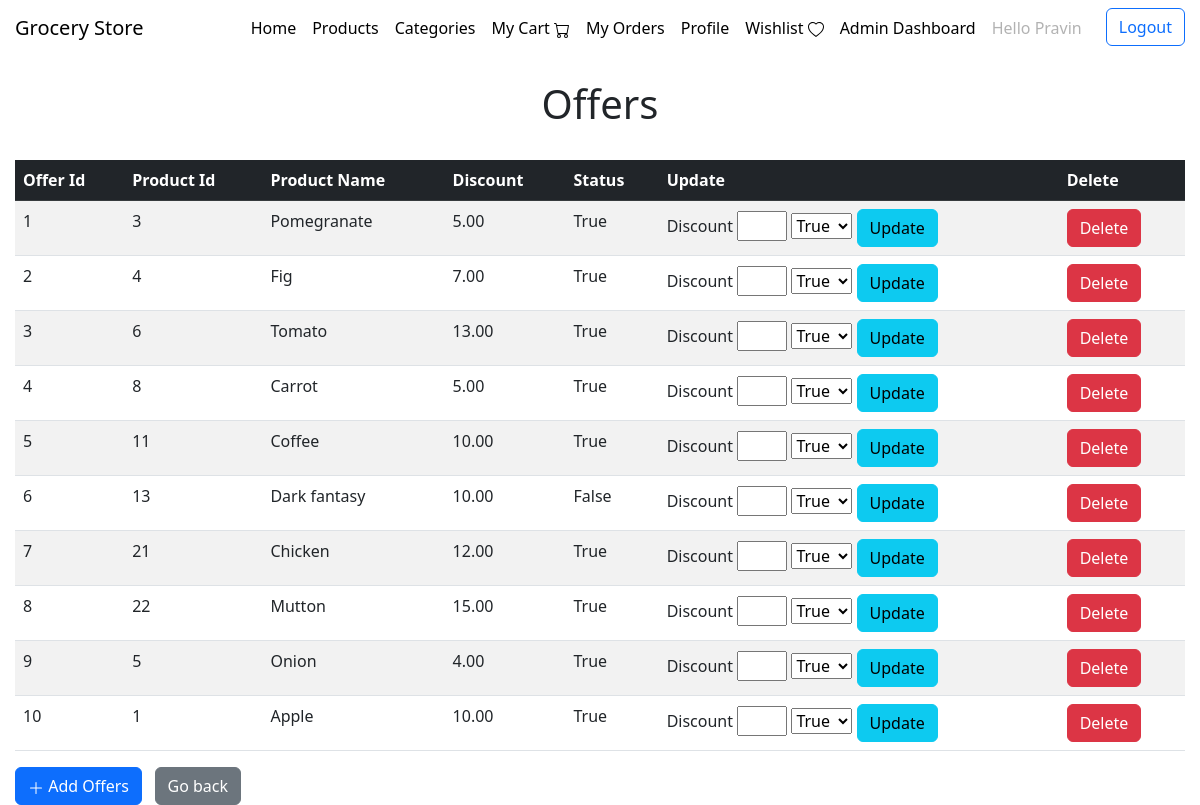
The app's page /offer (signed in) with its own data.
### application/models.py (models this page shows)
class User(db.Model, UserMixin):
    __tablename__ = 'user'
    id = db.Column(db.Integer(), primary_key = True, nullable = False, autoincrement=True)
    name = db.Column(db.String(50), nullable=False)
    username = db.Column(db.String(50), nullable=False, unique=True)
    password = db.Column(db.String(50), nullable=False)
    email = db.Column(db.String(), unique = True)
    mobile = db.Column(db.Integer(), unique=True)
    address = db.Column(db.String(250))
    role = db.Column(db.String(5), nullable=False, default='user')
    orders = db.relationship('Order', backref='user', lazy = True)
    cart_products = db.relationship('Cart', backref='user', lazy = True)
    wishlist = db.relationship('Wishlist', backref='user', lazy = True)
    vouchers = db.relationship('Voucher', backref='user', lazy = True)

class Offers(db.Model):
    __tablename__ = 'offers'
    offer_id = db.Column(db.Integer(), primary_key = True, autoincrement=True)
    product_id = db.Column(db.Integer(), db.ForeignKey("product.p_id"), unique=True)
    discount = db.Column(db.Numeric(2,2), nullable=False)
    active = db.Column(db.Boolean(), nullable=False, default=True)

class Product(db.Model):
    __tablename__ = 'product'
    p_id = db.Column(db.Integer(), primary_key = True, autoincrement=True)
    p_name = db.Column(db.String(50), nullable=False, unique = True)
    unit = db.Column(db.String(), nullable = False)
    price = db.Column(db.Numeric(6,2), nullable=False)
    description = db.Column(db.String())
    stock = db.Column(db.Integer(), nullable = False)
    created_at = db.Column(db.DateTime(), nullable=False, default=datetime.now())
    net_weight = db.Column(db.String())
    pkg_date = db.Column(db.String())
    ratings = db.Column(db.Numeric(1,1), default=0)
    image = db.Column(db.String())
    ctg_id  = db.Column(db.Integer(), db.ForeignKey('category.c_id'), nullable=False)
    offer = db.Relationship('Offers', backref='product', uselist=False) # one-to-one relationship

### application/controllers/admin_controls.py (the view)
@app.route('/offer', methods=["GET", "POST"])
@login_required
def offers():
    if current_user.role=='admin': # type: ignore
        offers = Offers.query.all()
        return render_template('admin/offers.html', offers=offers)
    else:
        return "<center><h2>Only admin can access it</h2></center>"

### application/controllers/login_controls.py (called while the page is built)
@login_manager.user_loader
def load_user(user_id):
    return User.query.get(user_id)

### templates/admin/offers.html (shortened to what this page needs)
<!DOCTYPE html>
<html lang="en">
<head>
    <link href="https://cdn.jsdelivr.net/npm/bootstrap@5.3.0-alpha3/dist/css/bootstrap.min.css" rel="stylesheet">
    <link href="/static/css/style.css" rel="stylesheet">
</head>
<body>
    {% include 'navbar.html' %}
    <h1 style="text-align: center;"> Offers </h1>   <br>
        {% if offers|length == 0 %}
        <h2><svg xmlns="http://www.w3.org/2000/svg" width="16" height="16" fill="currentColor" class="bi bi-plus-lg" viewBox="0 0 16 16">
          <path fill-rule="evenodd" d="M8 2a.5.5 0 0 1 .5.5v5h5a.5.5 0 0 1 0 1h-5v5a.5.5 0 0 1-1 0v-5h-5a.5.5 0 0 1 0-1h5v-5A.5.5 0 0 1 8 2Z"/>
        </svg> Add the Offers to a Product!!! </h2>
        {% else %}
        <table class="table table-striped" id = "off-detail">
            <thead>
              <tr class="table-dark">
                <th scope="col">Offer Id</th>
                <th scope="col">Product Id</th>
                <th scope="col">Product Name</th>
                <th scope="col">Discount</th>
                <th scope="col">Status</th>
                <th scope="col">Update</th>
                <th scope="col">Delete</th>
              </tr>
            </thead>
            <tbody>
              {% for off in offers %}
              <tr>
                <td scope="row">{{ off.offer_id }}</td>
                <td>{{ off.product_id }}</td>
                <td>{{ off.product.p_name }}</td>
                <td>{{ off.discount }}</td>
                <td>{{ off.active }}</td>
                <td>
                    <form action="/offer/{{off.offer_id}}/update" method="post">
                        <label for="discount">Discount</label>
                        <input type="text" id="discount" name="discount" minlength="1" maxlength="5" style="width: 50px; height:30px">
                        <select name="status" id="status" required>
                            <option value="1">True</option>
                        </select>
                        <input type="submit" class="btn btn-info" value="Update">
                    </form>
                </td>
                <td>
                    <a class="btn btn-danger" href="/offer/{{ off.offer_id }}/delete" role="button" onclick="return confirm('Are you sure you want to delete this item?');">Delete</a>
                </td>
              </tr>
              {% endfor %}
            </tbody>
        </table>
        {% endif %}
        <a class="btn btn-primary" href="/offer/create" role="button"> <svg xmlns="http://www.w3.org/2000/svg" width="16" height="16" fill="currentColor" class="bi bi-plus-lg" viewBox="0 0 16 16">
          <path fill-rule="evenodd" d="M8 2a.5.5 0 0 1 .5.5v5h5a.5.5 0 0 1 0 1h-5v5a.5.5 0 0 1-1 0v-5h-5a.5.5 0 0 1 0-1h5v-5A.5.5 0 0 1 8 2Z"/>
        </svg> Add Offers </a> &nbsp;
        <a class="btn btn-secondary" href="/admin/dashboard" role="button"> Go back </a>
</body>
</html>

### templates/navbar.html (shortened to what this page needs)
<!DOCTYPE html>
<html lang="en">
<head>
    <link href="https://cdn.jsdelivr.net/npm/bootstrap@5.3.0-alpha3/dist/css/bootstrap.min.css" rel="stylesheet">
</head>
<body>
<nav class="navbar navbar-expand-lg top bg-body-primary">
    <a class="navbar-brand" href="/">Grocery Store</a>
    <div class="offcanvas offcanvas-start" tabindex="-1" id="navbarOffcanvasLg" aria-labelledby="navbarOffcanvasLgLabel">
        <div class="offcanvas-body">
          <ul class="navbar-nav justify-content-end flex-grow-1 pe-3">
                <li class="nav-item">
                    <a class="nav-link active" aria-current="page" href="/">Home</a>
                </li>
                <li class="nav-item">
                  <a class="nav-link active" aria-current="page" href="/view_product">Products</a>
                </li>
                <li class="nav-item">
                  <a class="nav-link active" href="/view_category">Categories</a>
                </li>
                <li class="nav-item">
                  <a class="nav-link active" href="/mycart">My Cart
                  </a>
                </li>
                <li class="nav-item">
                  <a class="nav-link active" href="/myorders">My Orders</a>
                </li>
                <li class="nav-item">
                  <a class="nav-link active" href="/myprofile">Profile</a>
                </li>
                <li class="nav-item">
                  <a class="nav-link active" href="/wishlist">Wishlist
                  </a>
                </li>
                {% if current_user.role=='admin' %}
                <li class="nav-item">
                  <a class="nav-link active" href="/admin/dashboard">Admin Dashboard</a>
                </li>
                {% endif %}
                {% if current_user.is_authenticated %}
                <li class="nav-item">
                  <a class="nav-link disabled">Hello {{current_user.name}}</a>
                </li>
                {% endif %}
            </ul>
              {% if current_user.is_authenticated %}
              <a href="/logout">
                <button class="btn btn-outline-primary" type="submit">Logout</button>
              </a>
              {% else %}
              <a href="/login">
                <button class="btn btn-outline-primary" type="submit">Log In</button>
              </a>
              {% endif %}
        </div>
    </div>
  </nav> <br>
</body>
</html>

### static/css/style.css (style rules this page uses)
body { padding-left: 15px; padding-right: 15px; }

### records on screen
User: name "Pravin"
Offers: offer_id "1", product_id "3", product.p_name "Pomegranate", discount "5.00", active "True"
Offers: offer_id "2", product_id "4", product.p_name "Fig", discount "7.00", active "True"
Offers: offer_id "3", product_id "6", product.p_name "Tomato", discount "13.00", active "True"
Offers: offer_id "4", product_id "8", product.p_name "Carrot", discount "5.00", active "True"
Offers: offer_id "5", product_id "11", product.p_name "Coffee", discount "10.00", active "True"
Offers: offer_id "6", product_id "13", product.p_name "Dark fantasy", discount "10.00", active "False"
Offers: offer_id "7", product_id "21", product.p_name "Chicken", discount "12.00", active "True"
Offers: offer_id "8", product_id "22", product.p_name "Mutton", discount "15.00", active "True"
Offers: offer_id "9", product_id "5", product.p_name "Onion", discount "4.00", active "True"
Offers: offer_id "10", product_id "1", product.p_name "Apple", discount "10.00", active "True"
